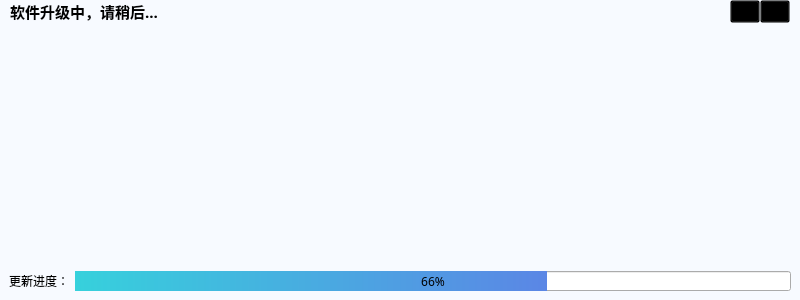
<?xml version="1.0" encoding="UTF-8"?>
<ui version="4.0">
 <class>MainWindow</class>
 <widget class="QMainWindow" name="MainWindow">
  <property name="geometry">
   <rect>
    <x>0</x>
    <y>0</y>
    <width>800</width>
    <height>300</height>
   </rect>
  </property>
  <property name="sizePolicy">
   <sizepolicy hsizetype="Preferred" vsizetype="Preferred">
    <horstretch>0</horstretch>
    <verstretch>0</verstretch>
   </sizepolicy>
  </property>
  <property name="windowTitle">
   <string>MainWindow</string>
  </property>
  <widget class="QWidget" name="centralwidget">
   <property name="styleSheet">
    <string notr="true">QWidget#centralwidget{background:#F7FAFF}</string>
   </property>
   <layout class="QVBoxLayout" name="verticalLayout">
    <property name="spacing">
     <number>0</number>
    </property>
    <property name="leftMargin">
     <number>0</number>
    </property>
    <property name="topMargin">
     <number>0</number>
    </property>
    <property name="rightMargin">
     <number>0</number>
    </property>
    <property name="bottomMargin">
     <number>0</number>
    </property>
    <item>
     <widget class="QWidget" name="widget" native="true">
      <property name="maximumSize">
       <size>
        <width>16777215</width>
        <height>40</height>
       </size>
      </property>
      <layout class="QHBoxLayout" name="horizontalLayout">
       <property name="spacing">
        <number>0</number>
       </property>
       <property name="leftMargin">
        <number>10</number>
       </property>
       <property name="topMargin">
        <number>0</number>
       </property>
       <property name="rightMargin">
        <number>10</number>
       </property>
       <property name="bottomMargin">
        <number>0</number>
       </property>
       <item>
        <widget class="QLabel" name="label">
         <property name="font">
          <font>
           <family>微软雅黑</family>
           <pointsize>11</pointsize>
           <weight>75</weight>
           <bold>true</bold>
          </font>
         </property>
         <property name="text">
          <string>软件升级中，请稍后...</string>
         </property>
        </widget>
       </item>
       <item>
        <spacer name="horizontalSpacer">
         <property name="orientation">
          <enum>Qt::Horizontal</enum>
         </property>
         <property name="sizeHint" stdset="0">
          <size>
           <width>40</width>
           <height>20</height>
          </size>
         </property>
        </spacer>
       </item>
       <item>
        <widget class="QPushButton" name="pushButton_min">
         <property name="maximumSize">
          <size>
           <width>30</width>
           <height>30</height>
          </size>
         </property>
         <property name="styleSheet">
          <string notr="true">QPushButton{background:Transparent;color:blank;}QPushButton:hover{background-color:rgba(0,0,0, 0.1);}</string>
         </property>
         <property name="text">
          <string/>
         </property>
        </widget>
       </item>
       <item>
        <widget class="QPushButton" name="pushButton_close">
         <property name="maximumSize">
          <size>
           <width>30</width>
           <height>30</height>
          </size>
         </property>
         <property name="styleSheet">
          <string notr="true">QPushButton{background:Transparent;color:blank;}QPushButton:hover{background-color:rgba(0,0,0, 0.1);}</string>
         </property>
         <property name="text">
          <string/>
         </property>
        </widget>
       </item>
      </layout>
     </widget>
    </item>
    <item>
     <widget class="QTextEdit" name="textEdit">
      <property name="styleSheet">
       <string notr="true">QTextEdit{background:Transparent}</string>
      </property>
      <property name="verticalScrollBarPolicy">
       <enum>Qt::ScrollBarAlwaysOff</enum>
      </property>
      <property name="horizontalScrollBarPolicy">
       <enum>Qt::ScrollBarAlwaysOff</enum>
      </property>
      <property name="readOnly">
       <bool>true</bool>
      </property>
     </widget>
    </item>
    <item>
     <widget class="QWidget" name="widget_2" native="true">
      <layout class="QHBoxLayout" name="horizontalLayout_2">
       <item>
        <widget class="QLabel" name="label_2">
         <property name="font">
          <font>
           <family>微软雅黑</family>
          </font>
         </property>
         <property name="text">
          <string>更新进度：</string>
         </property>
        </widget>
       </item>
       <item>
        <widget class="QProgressBar" name="progressBar">
         <property name="sizePolicy">
          <sizepolicy hsizetype="Expanding" vsizetype="Fixed">
           <horstretch>0</horstretch>
           <verstretch>0</verstretch>
          </sizepolicy>
         </property>
         <property name="maximumSize">
          <size>
           <width>16777215</width>
           <height>20</height>
          </size>
         </property>
         <property name="font">
          <font>
           <family>微软雅黑</family>
           <weight>50</weight>
           <italic>false</italic>
           <bold>false</bold>
           <underline>false</underline>
           <strikeout>false</strikeout>
           <kerning>true</kerning>
          </font>
         </property>
         <property name="contextMenuPolicy">
          <enum>Qt::DefaultContextMenu</enum>
         </property>
         <property name="acceptDrops">
          <bool>false</bool>
         </property>
         <property name="layoutDirection">
          <enum>Qt::LeftToRight</enum>
         </property>
         <property name="styleSheet">
          <string notr="true">QProgressBar::chunk{background:qlineargradient(spread:pad,x1:0,y1:0,x2:1,y2:0,stop:0 #36d1dc,stop:1 #5b86e5);}</string>
         </property>
         <property name="value">
          <number>66</number>
         </property>
         <property name="alignment">
          <set>Qt::AlignCenter</set>
         </property>
         <property name="textVisible">
          <bool>true</bool>
         </property>
         <property name="orientation">
          <enum>Qt::Horizontal</enum>
         </property>
         <property name="invertedAppearance">
          <bool>false</bool>
         </property>
         <property name="textDirection">
          <enum>QProgressBar::TopToBottom</enum>
         </property>
         <property name="format">
          <string>%p%</string>
         </property>
        </widget>
       </item>
      </layout>
     </widget>
    </item>
   </layout>
  </widget>
 </widget>
 <resources/>
 <connections/>
</ui>
